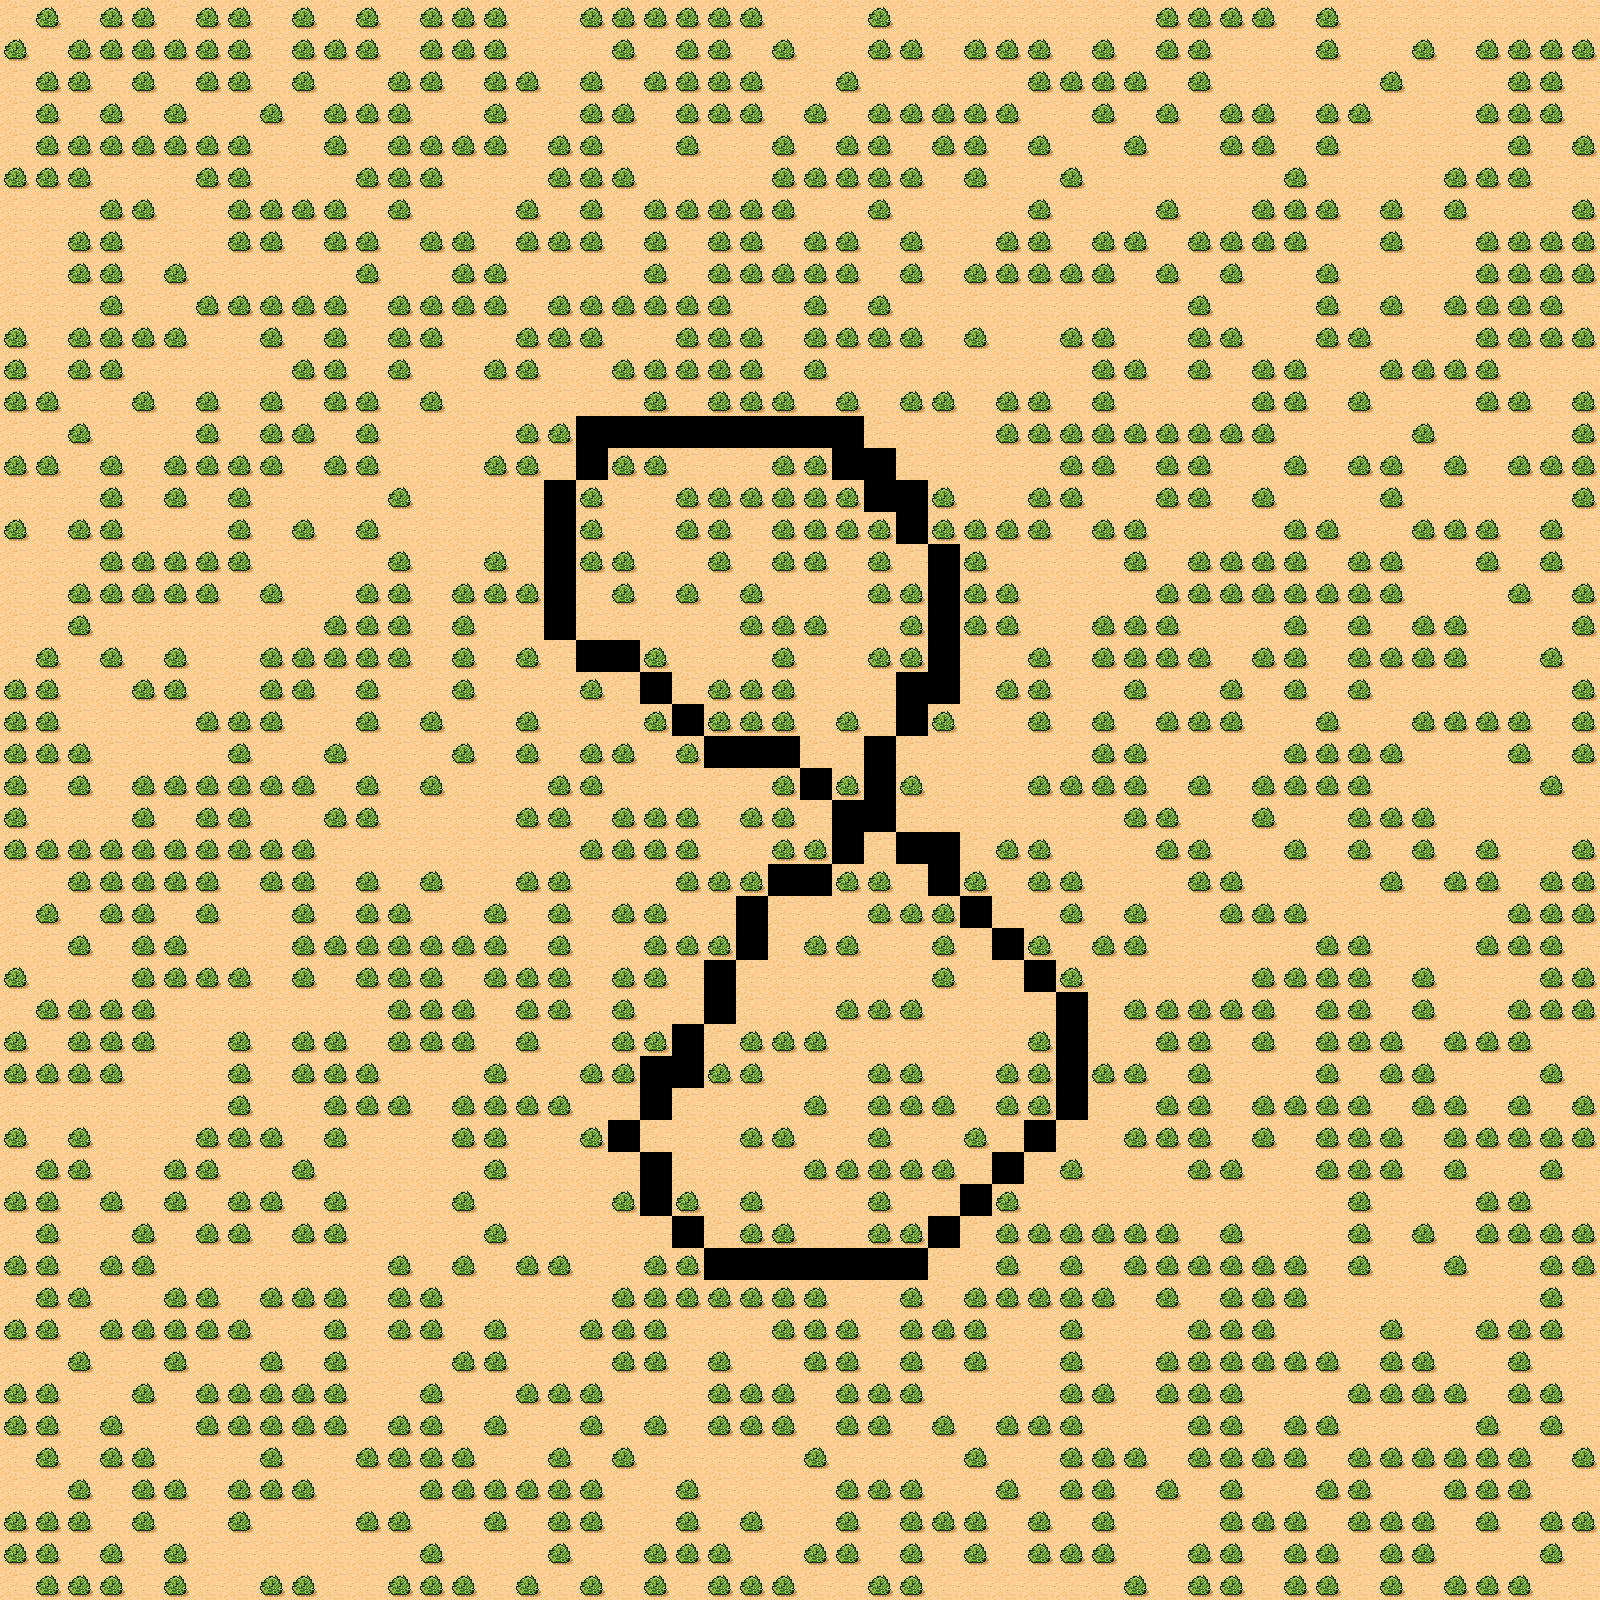

Below is a game level as drawn by its tile map, then a one-line description and the .tmx file that defines it, in full:
An orthogonal 50x50 tile map with 32x32 px tiles, 1 tile layer (Tile Layer 1).

<map version="1.2" tiledversion="1.2.4" orientation="orthogonal" renderorder="right-down" width="50" height="50" tilewidth="32" tileheight="32" infinite="0" nextlayerid="2" nextobjectid="1">
 <tileset firstgid="1" name="tmw_desert_spacing" tilewidth="32" tileheight="32" spacing="1" margin="1" tilecount="48" columns="8">
  <image source="tmw_desert_spacing.png" width="265" height="199" />
 </tileset>
 <layer id="1" name="Tile Layer 1" width="50" height="50">
  <data encoding="csv">
30,48,30,48,48,30,48,48,30,48,30,48,30,48,48,48,30,30,48,48,48,48,48,48,30,30,30,48,30,30,30,30,30,30,30,30,48,48,48,48,30,48,30,30,30,30,30,30,30,30,
48,30,48,48,48,48,48,48,30,48,48,48,30,48,48,48,30,30,30,48,30,48,48,30,48,30,30,48,48,30,48,48,48,30,48,30,48,48,30,30,30,48,30,30,48,30,48,48,48,48,
30,48,48,30,48,30,48,48,30,48,30,30,48,48,30,48,48,30,48,30,48,48,48,48,30,30,48,30,30,30,30,30,48,48,48,48,30,48,30,30,30,30,30,48,30,30,30,48,48,30,
30,48,30,48,30,48,30,30,48,30,48,48,48,30,30,48,30,30,48,48,30,48,48,48,30,48,30,48,48,48,48,48,30,30,48,30,48,30,48,48,30,48,48,30,30,30,48,48,48,30,
30,48,48,48,48,48,48,48,30,30,48,30,48,48,48,48,30,48,48,30,30,48,30,30,48,30,48,48,30,48,48,30,48,30,30,48,30,30,48,48,30,48,30,30,30,30,30,48,30,48,
48,48,48,30,30,30,48,48,30,30,30,48,48,48,30,30,30,48,48,48,30,30,30,30,48,48,48,48,48,30,48,30,30,48,30,30,30,30,30,30,48,30,30,30,30,48,48,48,30,30,
30,30,30,48,48,30,30,48,48,48,48,30,48,30,30,30,48,30,48,30,48,48,48,48,48,30,30,48,30,30,30,30,48,30,30,30,48,30,30,48,48,48,30,48,30,48,30,30,30,48,
30,30,48,48,30,30,30,48,48,30,48,48,30,48,48,30,48,48,48,30,48,30,48,48,30,48,48,30,48,30,30,48,48,30,48,48,30,48,48,48,48,30,30,48,30,30,48,48,48,48,
30,30,48,48,30,48,30,30,30,30,30,48,30,30,48,48,30,30,30,30,48,30,48,48,48,48,48,30,48,30,48,48,48,48,48,30,48,30,48,30,30,48,30,30,30,30,48,48,48,48,
30,30,30,48,30,30,48,48,48,48,48,30,48,48,48,48,30,48,48,48,48,48,48,30,30,48,30,48,30,30,30,30,30,30,30,30,30,48,30,30,30,48,30,48,30,48,48,48,48,30,
48,30,48,48,48,48,30,30,48,30,48,30,48,48,30,30,48,48,48,30,30,48,48,48,30,48,48,48,48,30,48,30,30,48,48,30,30,48,48,30,30,48,48,30,30,30,48,48,48,48,
48,30,48,48,30,30,30,30,30,48,48,30,48,30,30,48,48,30,30,48,48,48,48,48,30,48,30,30,30,30,30,30,30,30,48,48,30,48,30,48,48,30,30,48,48,48,48,30,30,30,
48,48,30,30,48,30,48,30,48,30,48,48,30,48,30,30,30,30,30,30,48,30,48,48,48,30,48,30,48,48,30,48,48,30,48,30,30,30,30,48,48,30,48,30,30,30,48,48,30,48,
30,30,48,30,30,30,48,30,48,48,30,48,30,30,30,30,48,48,0,0,0,0,0,0,0,0,0,30,30,30,30,48,48,48,48,48,48,48,48,48,30,30,30,30,48,30,30,30,30,48,
48,48,30,48,30,48,48,48,48,30,48,48,30,30,30,48,48,30,0,48,48,30,30,30,48,48,0,0,30,30,30,30,30,48,48,30,48,48,30,30,48,30,48,48,30,48,30,48,48,48,
30,30,30,48,30,48,30,48,30,30,30,30,48,30,30,30,30,0,48,30,30,48,48,48,48,48,48,0,0,48,30,30,48,48,30,30,48,48,30,48,30,30,30,48,30,30,30,30,30,48,
48,30,48,48,30,30,30,48,30,48,30,48,30,30,30,30,30,0,48,30,30,48,48,30,48,48,48,48,0,48,48,48,48,30,48,48,30,30,30,30,48,48,30,30,48,48,48,30,48,30,
30,30,30,48,48,48,48,48,30,30,30,30,48,30,30,48,30,0,48,48,30,30,48,30,48,48,30,48,30,0,48,30,30,30,30,48,30,48,48,48,48,30,48,48,30,30,48,30,48,30,
30,30,48,48,48,48,48,30,48,30,30,48,48,30,48,48,48,0,30,48,30,48,30,48,30,30,30,48,48,0,48,48,30,30,30,30,48,48,48,48,48,48,48,48,30,30,30,48,30,48,
30,30,48,30,30,30,30,30,30,30,48,48,48,30,48,30,30,0,30,30,30,30,30,48,48,48,30,30,48,0,48,48,30,30,48,48,48,30,30,30,48,30,48,30,48,48,30,30,30,48,
30,48,30,48,30,48,30,30,48,48,48,48,48,30,48,30,48,30,0,0,48,30,30,30,48,30,30,48,48,0,30,30,48,30,48,48,48,48,30,48,48,30,48,48,48,48,30,30,48,30,
48,48,30,30,48,48,30,30,48,48,30,48,30,30,48,30,30,30,48,30,0,30,48,48,48,30,30,30,0,0,30,48,48,30,30,48,30,30,48,30,48,30,48,30,30,30,30,30,30,48,
48,48,30,30,30,30,48,48,48,30,30,48,30,48,30,30,48,30,30,30,48,0,48,48,48,30,48,30,0,48,30,30,48,30,48,30,48,48,48,30,30,48,30,30,48,48,48,48,30,48,
48,48,48,30,30,30,30,48,30,30,48,30,30,30,48,30,48,30,48,48,30,48,0,0,0,30,30,0,30,30,30,30,30,30,48,48,30,30,30,30,48,48,48,48,30,30,30,48,30,48,
48,30,48,30,48,48,48,48,48,48,30,48,30,48,30,30,30,48,48,30,30,30,30,30,48,0,48,0,48,30,30,30,48,48,48,48,30,48,30,48,48,48,48,30,30,30,30,30,48,30,
48,30,30,30,48,30,48,48,30,30,48,48,30,30,30,30,48,48,30,48,48,48,30,48,48,30,0,0,30,30,30,30,30,30,30,48,48,30,30,48,30,30,48,48,48,30,30,30,30,30,
48,48,48,48,48,48,48,48,48,48,30,30,30,30,30,30,30,30,48,48,48,48,30,30,48,48,0,30,0,0,30,48,48,30,30,30,48,48,30,30,48,30,48,30,48,30,48,30,30,48,
30,30,48,48,48,48,48,30,48,48,30,48,30,48,30,30,48,48,30,30,30,48,48,48,0,0,48,48,30,0,48,30,48,48,30,30,30,48,48,30,30,30,30,48,30,48,48,30,48,48,
30,48,30,48,48,30,48,30,30,48,30,48,48,30,30,48,30,48,30,48,48,30,30,0,30,30,30,48,48,48,0,30,30,48,30,48,30,30,48,48,48,30,30,30,30,30,30,48,48,48,
30,30,48,30,48,48,30,30,30,48,48,48,48,48,48,48,30,48,30,30,48,48,48,0,30,48,48,30,30,48,30,0,48,30,48,48,30,30,30,30,30,48,48,30,30,30,48,48,48,30,
48,30,30,30,48,48,48,48,30,48,30,48,48,48,30,48,48,48,30,48,48,30,0,30,30,30,30,30,30,48,30,30,0,48,30,30,30,30,30,48,48,48,48,30,48,30,30,30,48,48,
30,48,48,48,48,30,30,30,30,30,30,30,48,48,48,30,48,48,30,48,30,30,0,30,30,30,48,48,48,30,30,30,30,0,30,48,48,48,48,48,30,48,48,30,48,30,30,48,48,48,
48,30,48,48,48,30,30,48,30,48,48,30,48,48,48,30,48,30,30,48,48,0,30,48,48,48,30,30,30,30,30,30,48,0,30,30,48,48,30,48,30,48,48,48,30,48,48,48,30,30,
48,48,48,48,30,30,30,48,30,48,48,48,30,30,30,48,30,30,48,48,0,0,48,48,30,30,30,48,48,30,30,48,48,0,48,48,30,48,30,30,30,48,30,48,48,30,30,30,48,30,
30,30,30,30,30,30,30,48,30,30,48,48,48,30,48,48,48,48,30,30,0,30,30,30,30,48,30,48,48,48,30,48,48,0,30,30,48,48,30,48,48,48,48,30,48,48,30,48,30,48,
48,30,48,30,30,30,48,48,48,30,48,30,30,30,48,48,30,30,48,0,30,30,30,48,48,30,30,48,30,30,48,30,0,30,30,48,48,48,30,48,30,48,48,48,30,48,48,48,48,48,
30,48,48,30,30,48,48,30,30,48,30,30,30,30,30,48,30,30,30,30,0,30,30,30,30,48,48,48,48,48,30,0,30,48,30,30,30,48,48,30,30,48,48,48,30,48,30,30,48,30,
48,48,30,48,30,48,30,48,48,30,48,30,30,30,48,30,30,30,30,48,0,48,30,48,30,30,30,48,30,30,0,48,30,30,30,30,30,30,30,30,30,30,48,30,30,30,48,48,30,30,
30,48,30,30,48,30,48,48,30,48,48,30,30,30,30,48,30,30,30,30,30,0,30,48,48,30,30,48,48,0,30,48,48,48,48,48,48,30,48,30,30,30,48,30,48,30,48,48,48,48,
48,48,30,48,48,30,30,30,30,30,30,30,48,30,48,30,48,48,30,30,48,48,0,0,0,0,0,0,0,30,30,48,30,48,30,48,48,48,48,48,48,30,48,30,30,48,30,30,48,48,
30,48,48,30,30,48,48,30,48,48,48,30,48,48,30,30,30,30,30,48,48,48,48,48,48,48,30,30,48,30,48,48,48,48,48,30,48,30,48,48,48,30,30,30,30,30,30,30,48,30,
48,48,30,48,48,48,48,48,30,30,48,30,48,48,30,48,30,30,48,48,48,30,30,30,48,48,48,30,48,48,48,30,30,48,30,30,30,48,48,48,30,30,30,48,30,30,48,48,48,30,
30,30,48,30,30,48,30,30,48,30,48,30,30,30,48,48,30,30,30,48,48,30,48,30,30,48,48,30,48,30,48,30,30,48,30,30,48,48,48,48,48,48,30,48,48,30,30,48,30,30,
48,48,30,30,48,30,48,48,48,48,48,30,30,48,30,30,48,48,48,30,30,30,48,48,48,30,48,48,48,30,30,30,30,48,48,30,48,48,48,30,30,30,48,48,48,48,30,48,48,30,
48,48,30,48,30,30,48,48,48,48,48,30,48,48,30,48,30,30,48,30,48,30,48,48,48,30,48,48,30,48,30,48,48,48,30,30,30,48,48,30,48,48,30,30,30,30,48,30,48,30,
30,48,30,48,48,30,30,30,48,30,30,48,48,48,48,30,30,48,30,48,30,30,30,30,30,48,30,30,30,30,48,30,30,48,48,48,30,48,48,48,48,30,48,48,48,48,48,48,30,48,
30,30,48,30,48,48,30,48,48,48,30,30,30,48,48,48,48,48,48,30,30,48,30,30,30,30,48,48,48,30,30,48,30,48,48,30,48,30,48,30,30,48,48,30,30,48,48,48,30,30,
48,48,48,30,48,30,30,48,30,30,30,48,48,30,30,48,30,48,48,30,30,48,30,48,30,30,48,30,48,48,48,30,48,30,48,30,30,30,48,48,48,30,48,48,48,30,48,30,48,48,
48,48,30,48,30,48,30,30,30,30,30,30,30,48,30,30,30,48,30,30,48,48,48,30,30,48,48,30,48,30,48,30,48,48,48,30,30,48,48,30,48,48,30,48,48,30,30,30,48,30,
30,48,48,48,30,48,30,30,48,48,30,30,48,48,48,30,48,30,48,30,48,30,48,48,48,30,30,48,48,30,30,30,30,30,30,48,30,48,48,30,48,48,30,48,30,48,48,48,30,30
</data>
 </layer>
</map>
